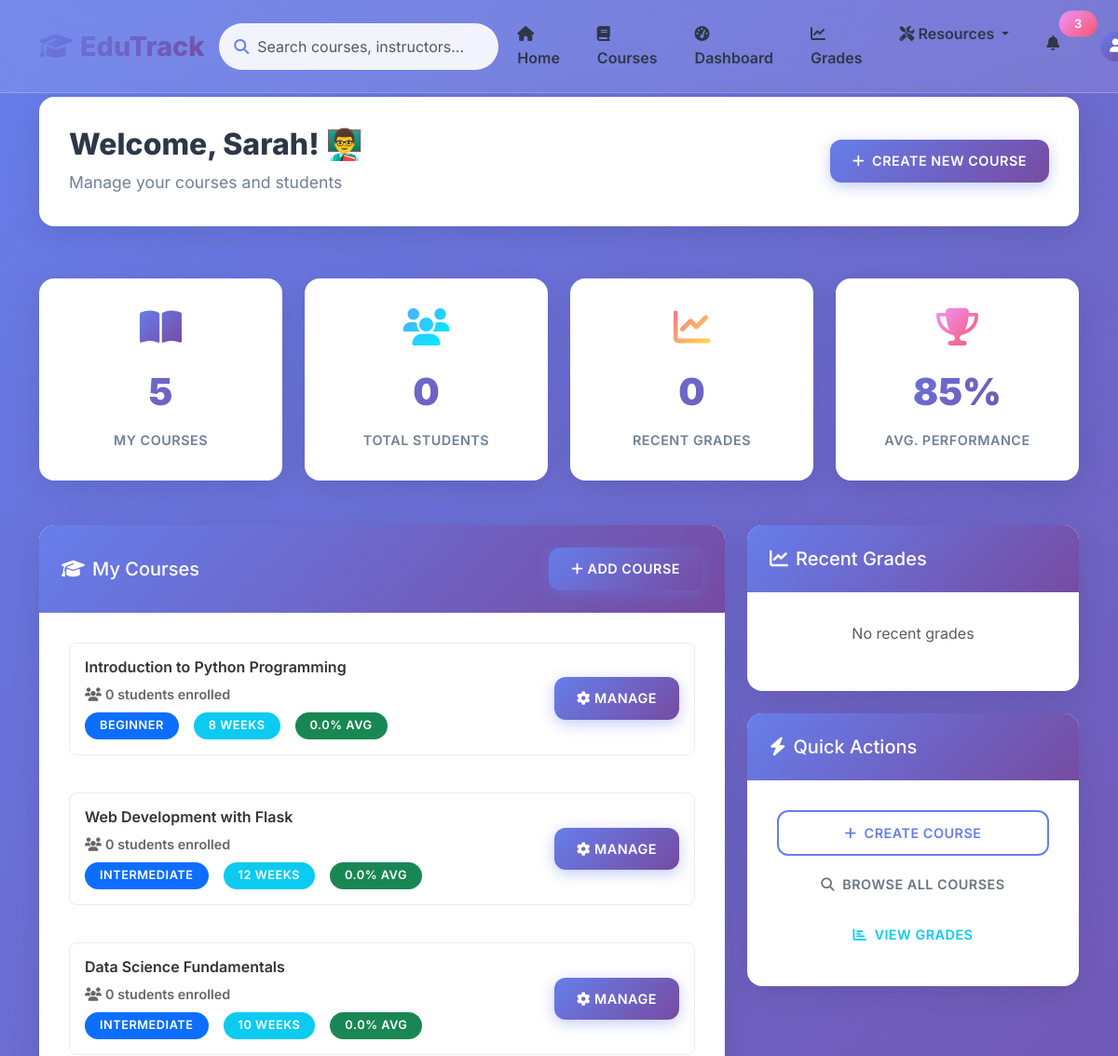
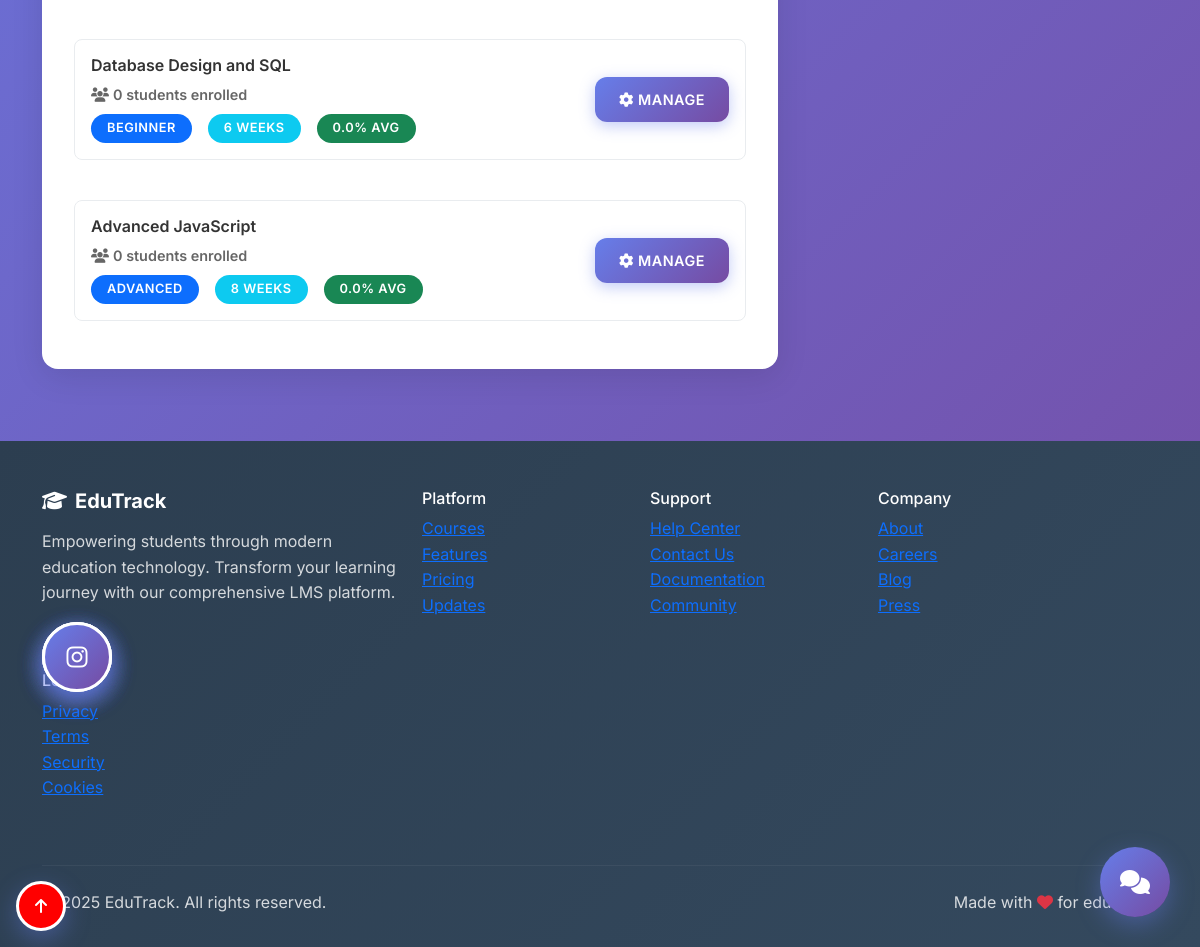
Page /teacher/dashboard (signed in) on the committed database (2 pictures, top to bottom).
### models.py (models this page shows, shortened)
class User(db.Model):
    id = db.Column(db.Integer, primary_key=True)
    username = db.Column(db.String(64), unique=True, nullable=False)
    email = db.Column(db.String(120), unique=True, nullable=False)
    first_name = db.Column(db.String(50), nullable=False)
    last_name = db.Column(db.String(50), nullable=False)
    password_hash = db.Column(db.String(256), nullable=False)
    role = db.Column(db.String(20), default='student')  # student, teacher, admin
    created_at = db.Column(db.DateTime, default=datetime.utcnow)
    enrollments = db.relationship('Enrollment', backref='student', lazy=True)
    grades = db.relationship('Grade', backref='student', lazy=True)

class Course(db.Model):
    id = db.Column(db.Integer, primary_key=True)
    title = db.Column(db.String(200), nullable=False)
    description = db.Column(db.Text, nullable=False)
    instructor = db.Column(db.String(100), nullable=False)
    instructor_id = db.Column(db.Integer, db.ForeignKey('user.id'))  # Link to teacher
    duration_weeks = db.Column(db.Integer, nullable=False)
    difficulty = db.Column(db.String(20), nullable=False)  # Beginner, Intermediate, Advanced
    max_students = db.Column(db.Integer, default=30)
    created_at = db.Column(db.DateTime, default=datetime.utcnow)
    enrollments = db.relationship('Enrollment', backref='course', lazy=True)
    grades = db.relationship('Grade', backref='course', lazy=True)
    materials = db.relationship('CourseMaterial', backref='course', lazy=True)
    announcements = db.relationship('Announcement', backref='course', lazy=True)
    def get_average_grade(self):
        valid_grades = [grade.score for grade in self.grades if grade.score is not None and grade.score >= 0]
        if not valid_grades:
            return 0.0
        return round(sum(valid_grades) / len(valid_grades), 2)

### teacher_routes.py (the view)
def teacher_dashboard():
    if 'user_id' not in session:
        flash('Please log in to access your dashboard', 'warning')
        return redirect(url_for('login'))
    user = User.query.get(session['user_id'])
    if not user or user.role != 'teacher':
        flash('Access denied. Teacher privileges required.', 'danger')
        return redirect(url_for('dashboard'))
    teacher_courses = Course.query.filter_by(instructor_id=user.id).all()
    total_students = sum(len(course.enrollments) for course in teacher_courses)
    recent_grades = []
    for course in teacher_courses:
        course_grades = Grade.query.filter_by(course_id=course.id).order_by(Grade.graded_at.desc()).limit(3).all()
        recent_grades.extend(course_grades)
    recent_grades = sorted(recent_grades, key=lambda x: x.graded_at, reverse=True)[:5]
    return render_template('teacher/dashboard.html',
                         user=user,
                         teacher_courses=teacher_courses,
                         total_students=total_students,
                         recent_grades=recent_grades)

### templates/teacher/dashboard.html (shortened to what this page needs)
{% extends "base.html" %}
{% block content %}
<div class="container py-4">
    <div class="row mb-4">
        <div class="col-12">
            <div class="welcome-card">
                <div class="row align-items-center">
                    <div class="col-md-8">
                        <h1 class="welcome-title">Welcome, {{ user.first_name }}! 👨‍🏫</h1>
                        <p class="welcome-subtitle">Manage your courses and students</p>
                    </div>
                    <div class="col-md-4 text-md-end">
                        <a href="{{ url_for('create_course') }}" class="btn btn-primary">
                            <i class="fas fa-plus me-2"></i>Create New Course
                        </a>
                    </div>
                </div>
            </div>
        </div>
    </div>
    <div class="row g-4 mb-5">
        <div class="col-lg-3 col-md-6">
            <div class="stats-card">
                <div class="stats-icon">
                    <i class="fas fa-book-open" style="background: var(--primary-gradient); -webkit-background-clip: text; -webkit-text-fill-color: transparent;"></i>
                </div>
                <div class="stats-number">{{ teacher_courses|length }}</div>
                <div class="stats-label">My Courses</div>
            </div>
        </div>
        <div class="col-lg-3 col-md-6">
            <div class="stats-card">
                <div class="stats-icon">
                    <i class="fas fa-users" style="background: var(--success-gradient); -webkit-background-clip: text; -webkit-text-fill-color: transparent;"></i>
                </div>
                <div class="stats-number">{{ total_students }}</div>
                <div class="stats-label">Total Students</div>
            </div>
        </div>
        <div class="col-lg-3 col-md-6">
            <div class="stats-card">
                <div class="stats-icon">
                    <i class="fas fa-chart-line" style="background: var(--warning-gradient); -webkit-background-clip: text; -webkit-text-fill-color: transparent;"></i>
                </div>
                <div class="stats-number">{{ recent_grades|length }}</div>
                <div class="stats-label">Recent Grades</div>
            </div>
        </div>
        <div class="col-lg-3 col-md-6">
            <div class="stats-card">
                <div class="stats-icon">
                    <i class="fas fa-trophy" style="background: var(--secondary-gradient); -webkit-background-clip: text; -webkit-text-fill-color: transparent;"></i>
                </div>
                <div class="stats-number">85%</div>
                <div class="stats-label">Avg. Performance</div>
            </div>
        </div>
    </div>
    <div class="row g-4">
        <div class="col-lg-8">
            <div class="card">
                <div class="card-header d-flex justify-content-between align-items-center">
                    <h5 class="mb-0">
                        <i class="fas fa-graduation-cap me-2"></i>My Courses
                    </h5>
                    <a href="{{ url_for('create_course') }}" class="btn btn-sm btn-primary">
                        <i class="fas fa-plus me-1"></i>Add Course
                    </a>
                </div>
                <div class="card-body">
                    {% if teacher_courses %}
                    <div class="course-list">
                        {% for course in teacher_courses %}
                        <div class="course-item">
                            <div class="course-info">
                                <h6 class="course-name">{{ course.title }}</h6>
                                <p class="course-instructor">
                                    <i class="fas fa-users me-1"></i>{{ course.enrollments|length }} students enrolled
                                </p>
                                <div class="course-stats">
                                    <span class="badge bg-primary me-2">{{ course.difficulty }}</span>
                                    <span class="badge bg-info me-2">{{ course.duration_weeks }} weeks</span>
                                    <span class="badge bg-success">{{ course.get_average_grade() }}% avg</span>
                                </div>
                            </div>
                            <div class="course-actions">
                                <a href="{{ url_for('manage_course', course_id=course.id) }}" class="btn btn-primary btn-sm">
                                    <i class="fas fa-cog me-1"></i>Manage
                                </a>
                            </div>
                        </div>
                        {% endfor %}
                    </div>
                    {% endif %}
                </div>
            </div>
        </div>
        <div class="col-lg-4">
            <div class="card mb-4">
                <div class="card-header">
                    <h5 class="mb-0">
                        <i class="fas fa-chart-line me-2"></i>Recent Grades
                    </h5>
                </div>
                <div class="card-body">
                    {% if recent_grades %}
                    <div class="grade-list">
                        {% for grade in recent_grades %}
                        <div class="grade-item">
                            <div class="grade-info">
                                <div class="grade-title">{{ grade.assignment_name }}</div>
                                <div class="grade-course">{{ grade.course.title }}</div>
                                <div class="grade-score">{{ grade.score }}%</div>
                            </div>
                        </div>
                        {% endfor %}
                    </div>
                    {% else %}
                    <p class="text-muted text-center">No recent grades</p>
                    {% endif %}
                </div>
            </div>
            <div class="card">
                <div class="card-header">
                    <h5 class="mb-0">
                        <i class="fas fa-bolt me-2"></i>Quick Actions
                    </h5>
                </div>
                <div class="card-body">
                    <div class="d-grid gap-2">
                        <a href="{{ url_for('create_course') }}" class="btn btn-outline-primary">
                            <i class="fas fa-plus me-2"></i>Create Course
                        </a>
                        <a href="{{ url_for('courses') }}" class="btn btn-outline-secondary">
                            <i class="fas fa-search me-2"></i>Browse All Courses
                        </a>
                        <a href="{{ url_for('grades') }}" class="btn btn-outline-info">
                            <i class="fas fa-chart-bar me-2"></i>View Grades
                        </a>
                    </div>
                </div>
            </div>
        </div>
    </div>
</div>
{% endblock %}

### static/css/custom_new.css (style rules this page uses)
:root { --primary-gradient: linear-gradient(135deg, #667eea 0%, #764ba2 100%); --secondary-gradient: linear-gradient(135deg, #f093fb 0%, #f5576c 100%); --success-gradient: linear-gradient(135deg, #4facfe 0%, #00f2fe 100%); --warning-gradient: linear-gradient(135deg, #fa709a 0%, #fee140 100%); --dark-gradient: linear-gradient(135deg, #2c3e50 0%, #34495e 100%); --glass-bg: rgba(255, 255, 255, 0.1); --glass-border: rgba(255, 255, 255, 0.2); --shadow-soft: 0 8px 32px rgba(0, 0, 0, 0.1); --shadow-strong: 0 20px 60px rgba(0, 0, 0, 0.15); --border-radius: 16px; --transition: all 0.3s cubic-bezier(0.4, 0, 0.2, 1); }
* { box-sizing: border-box; }
body { font-family: 'Inter', -apple-system, BlinkMacSystemFont, 'Segoe UI', Roboto, sans-serif; background: linear-gradient(135deg, #667eea 0%, #764ba2 100%); min-height: 100vh; color: #2d3748; line-height: 1.6; }
.badge { font-size: 0.7rem; padding: 0.25rem 0.5rem; border-radius: 10px; }
.card { background: white; border: none; border-radius: var(--border-radius); box-shadow: var(--shadow-soft); transition: var(--transition); overflow: hidden; }
.card-header { background: var(--primary-gradient); color: white; border: none; padding: 1.5rem; font-weight: 700; }
.card-body { padding: 2rem; }
.course-instructor { color: #667eea; font-weight: 600; font-size: 0.75rem; }
.welcome-card { background: white; border-radius: var(--border-radius); padding: 2rem; box-shadow: var(--shadow-soft); margin-bottom: 2rem; }
.welcome-title { font-size: 2rem; font-weight: 800; color: #2d3748; margin-bottom: 0.5rem; }
.welcome-subtitle { color: #718096; font-size: 1.1rem; margin-bottom: 0; }
.course-list { display: flex; flex-direction: column; gap: 1.5rem; }
.course-item { display: flex; justify-content: space-between; align-items: center; padding: 1.5rem; background: #f8fafc; border-radius: var(--border-radius); transition: var(--transition); }
.course-info { flex: 1; }
.course-name { font-weight: 700; color: #2d3748; margin-bottom: 0.5rem; }
.course-instructor { color: #718096; font-size: 0.9rem; margin-bottom: 1rem; }
.course-actions { margin-left: 1rem; }
.badge { font-weight: 600; padding: 0.5rem 1rem; border-radius: 20px; font-size: 0.8rem; text-transform: uppercase; letter-spacing: 0.5px; }
.btn { font-weight: 600; border-radius: 12px; padding: 0.75rem 1.5rem; transition: var(--transition); border: none; text-transform: uppercase; letter-spacing: 0.5px; font-size: 0.9rem; }
.btn-primary { background: var(--primary-gradient); box-shadow: 0 4px 15px rgba(102, 126, 234, 0.4); }
.btn-outline-primary { border: 2px solid #667eea; color: #667eea; background: transparent; }
.stats-card { background: white; border-radius: var(--border-radius); padding: 2rem; text-align: center; box-shadow: var(--shadow-soft); transition: var(--transition); }
.stats-icon { margin-bottom: 1rem; }
.stats-icon i { font-size: 2.5rem; }
.stats-number { font-size: 2.5rem; font-weight: 900; background: var(--primary-gradient); -webkit-background-clip: text; -webkit-text-fill-color: transparent; background-clip: text; margin-bottom: 0.5rem; }
.stats-label { color: #718096; font-weight: 600; text-transform: uppercase; letter-spacing: 0.5px; font-size: 0.9rem; }
.course-item { display: flex; justify-content: space-between; align-items: center; padding: 1rem; border: 1px solid #e9ecef; border-radius: 8px; margin-bottom: 1rem; background: white; transition: all 0.3s ease; }
.course-name { font-weight: 600; margin-bottom: 0.5rem; color: #333; }
.course-instructor { color: #666; margin-bottom: 0.5rem; font-size: 0.9rem; }
.course-stats { display: flex; gap: 0.5rem; flex-wrap: wrap; }

### rows in the picture
User: first_name "Sarah"
Course: title "Introduction to Python Programming", enrollments|length "0", difficulty "BEGINNER", duration_weeks "8", get_average_grade "0.0"
Course: title "Web Development with Flask", enrollments|length "0", difficulty "INTERMEDIATE", duration_weeks "12", get_average_grade "0.0"
Course: title "Data Science Fundamentals", enrollments|length "0", difficulty "INTERMEDIATE", duration_weeks "10", get_average_grade "0.0"
Course: title "Database Design and SQL", enrollments|length "0", difficulty "BEGINNER", duration_weeks "6", get_average_grade "0.0"
Course: title "Advanced JavaScript", enrollments|length "0", difficulty "ADVANCED", duration_weeks "8", get_average_grade "0.0"

### other values in the picture
{{ teacher_courses|length }} "5"
{{ total_students }} "0"
{{ recent_grades|length }} "0"
